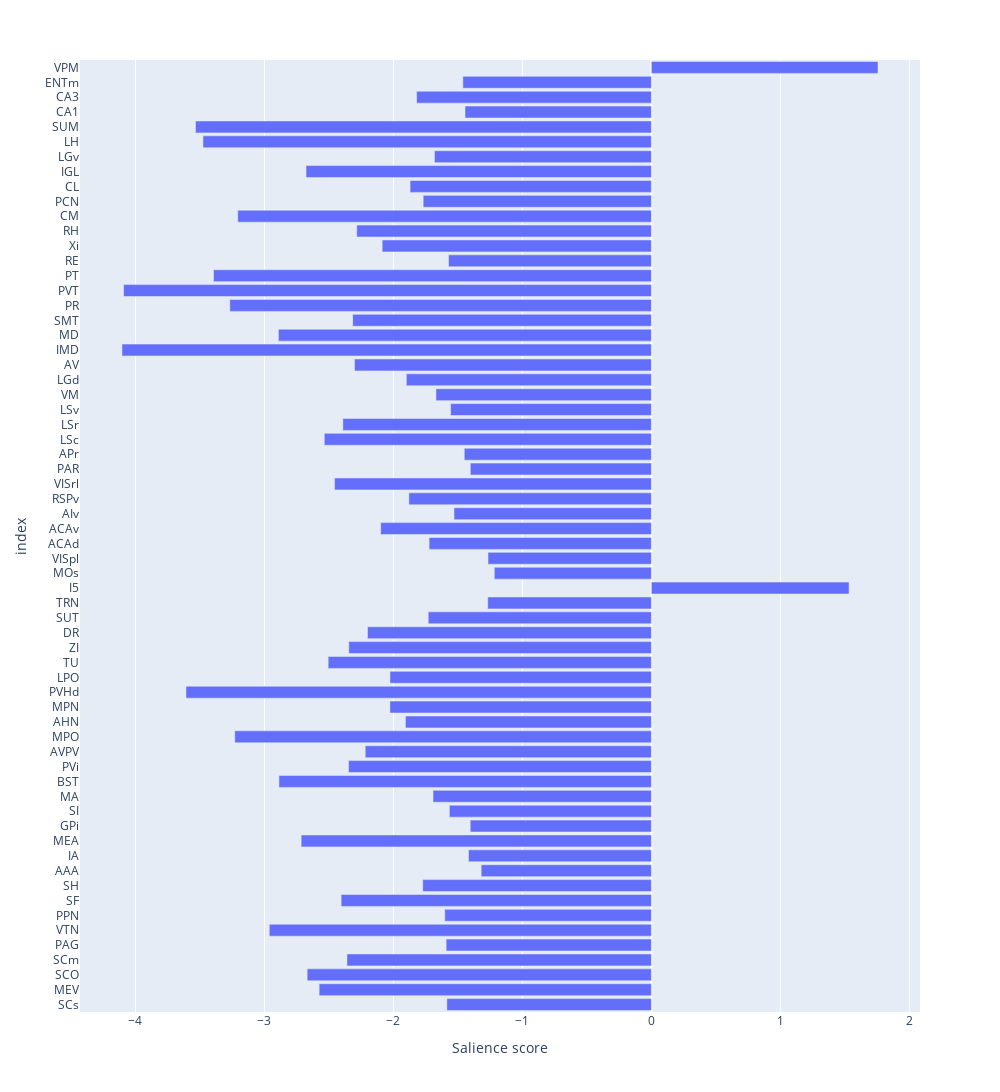

The notebook cell saved with this chart:
### Code cell
# Plot PLS salience scores
plot_threshold = 1.2 # Only brain regions with a salience higher than plot_threshold are shown. 2 is the significance threshold.
file_title = f'PLS_{tracer}_{normalization}.png'
tp, salient_regions = cfosPLS.plot_salience_scores(plot_threshold, plots_output_path, file_title, AllenBrain.brain_region_dict,
                              fig_width=1000, fig_height=2000)

### Figure 1 — Plotly figure (JSON) as saved in the notebook; plotly's stock layout.template omitted (floating-point values rounded to 4 significant figures)
{"data": [{"alignmentgroup": "True", "hovertemplate": "0=%{x}<br>index=%{y}<extra></extra>", "legendgroup": "", "marker": {"color": "#636efa", "pattern": {"shape": ""}}, "name": "", "offsetgroup": "", "orientation": "h", "showlegend": false, "textposition": "auto", "type": "bar", "x": [-1.586, -2.576, -2.669, -2.36, -1.591, -2.963, -1.602, -2.405, -1.773, -1.32, -1.418, -2.715, -1.405, -1.566, -1.693, -2.888, -2.348, -2.219, -3.23, -1.907, -2.027, -3.608, -2.027, -2.506, -2.346, -2.201, -1.73, -1.269, 1.533, -1.218, -1.267, -1.723, -2.099, -1.53, -1.88, -2.456, -1.404, -1.451, -2.536, -2.392, -1.556, -1.67, -1.9, -2.301, -4.104, -2.892, -2.316, -3.268, -4.092, -3.395, -1.573, -2.087, -2.284, -3.207, -1.769, -1.871, -2.677, -1.682, -3.476, -3.534, -1.445, -1.82, -1.462, 1.757], "xaxis": "x", "y": ["SCs", "MEV", "SCO", "SCm", "PAG", "VTN", "PPN", "SF", "SH", "AAA", "IA", "MEA", "GPi", "SI", "MA", "BST", "PVi", "AVPV", "MPO", "AHN", "MPN", "PVHd", "LPO", "TU", "ZI", "DR", "SUT", "TRN", "I5", "MOs", "VISpl", "ACAd", "ACAv", "AIv", "RSPv", "VISrl", "PAR", "APr", "LSc", "LSr", "LSv", "VM", "LGd", "AV", "IMD", "MD", "SMT", "PR", "PVT", "PT", "RE", "Xi", "RH", "CM", "PCN", "CL", "IGL", "LGv", "LH", "SUM", "CA1", "CA3", "ENTm", "VPM"], "yaxis": "y"}], "layout": {"barmode": "relative", "height": 2000, "legend": {"tracegroupgap": 0}, "margin": {"t": 60}, "width": 1000, "xaxis": {"anchor": "y", "domain": [0, 1], "title": {"text": "Salience score"}}, "yaxis": {"anchor": "x", "domain": [0, 1], "title": {"text": "index"}}}}
